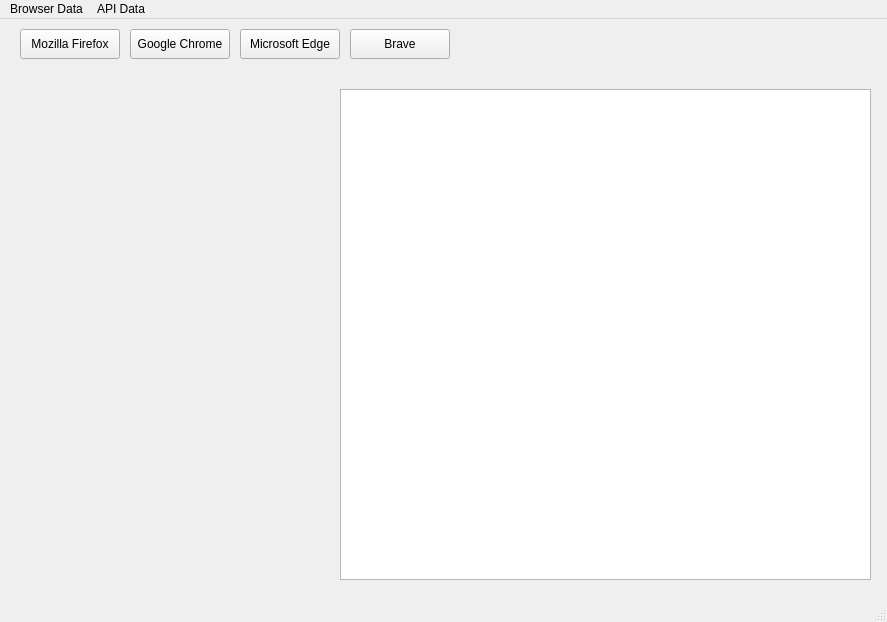
<?xml version="1.0" encoding="UTF-8"?>
<ui version="4.0">
 <class>MainWindow</class>
 <widget class="QMainWindow" name="MainWindow">
  <property name="geometry">
   <rect>
    <x>0</x>
    <y>0</y>
    <width>887</width>
    <height>622</height>
   </rect>
  </property>
  <property name="windowTitle">
   <string>MainWindow</string>
  </property>
  <widget class="QWidget" name="centralwidget">
   <widget class="QPushButton" name="pushButton_FF">
    <property name="geometry">
     <rect>
      <x>20</x>
      <y>10</y>
      <width>100</width>
      <height>30</height>
     </rect>
    </property>
    <property name="maximumSize">
     <size>
      <width>100</width>
      <height>30</height>
     </size>
    </property>
    <property name="text">
     <string>Mozilla Firefox</string>
    </property>
   </widget>
   <widget class="QPushButton" name="pushButton_GC">
    <property name="geometry">
     <rect>
      <x>130</x>
      <y>10</y>
      <width>100</width>
      <height>30</height>
     </rect>
    </property>
    <property name="maximumSize">
     <size>
      <width>100</width>
      <height>30</height>
     </size>
    </property>
    <property name="text">
     <string>Google Chrome</string>
    </property>
   </widget>
   <widget class="QPushButton" name="pushButton_ME">
    <property name="geometry">
     <rect>
      <x>240</x>
      <y>10</y>
      <width>100</width>
      <height>30</height>
     </rect>
    </property>
    <property name="maximumSize">
     <size>
      <width>100</width>
      <height>30</height>
     </size>
    </property>
    <property name="text">
     <string>Microsoft Edge</string>
    </property>
   </widget>
   <widget class="QPushButton" name="pushButton_B">
    <property name="geometry">
     <rect>
      <x>350</x>
      <y>10</y>
      <width>100</width>
      <height>30</height>
     </rect>
    </property>
    <property name="maximumSize">
     <size>
      <width>100</width>
      <height>30</height>
     </size>
    </property>
    <property name="text">
     <string>Brave</string>
    </property>
   </widget>
   <widget class="QTableView" name="tableView">
    <property name="geometry">
     <rect>
      <x>340</x>
      <y>70</y>
      <width>531</width>
      <height>491</height>
     </rect>
    </property>
   </widget>
  </widget>
  <widget class="QMenuBar" name="menubar">
   <property name="geometry">
    <rect>
     <x>0</x>
     <y>0</y>
     <width>887</width>
     <height>22</height>
    </rect>
   </property>
   <widget class="QMenu" name="menuBrowser_Data">
    <property name="title">
     <string>Browser Data</string>
    </property>
    <addaction name="separator"/>
   </widget>
   <widget class="QMenu" name="menuAPI_Data">
    <property name="title">
     <string>API Data</string>
    </property>
   </widget>
   <addaction name="menuBrowser_Data"/>
   <addaction name="menuAPI_Data"/>
  </widget>
  <widget class="QStatusBar" name="statusbar"/>
 </widget>
 <resources/>
 <connections/>
</ui>
